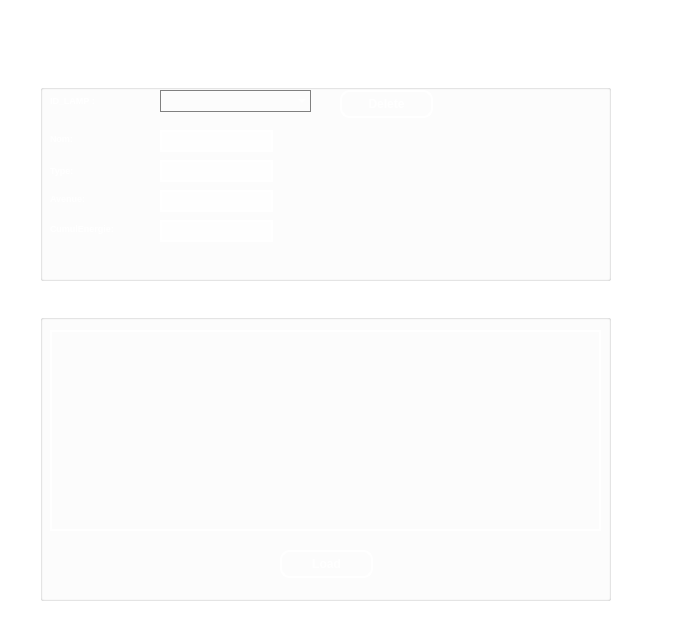
<?xml version="1.0" encoding="UTF-8"?>
<ui version="4.0">
 <class>Consommation_Dialog</class>
 <widget class="QDialog" name="Consommation_Dialog">
  <property name="geometry">
   <rect>
    <x>0</x>
    <y>0</y>
    <width>687</width>
    <height>635</height>
   </rect>
  </property>
  <property name="windowTitle">
   <string>Consommation</string>
  </property>
  <property name="windowIcon">
   <iconset>
    <normaloff>logo1.png</normaloff>logo1.png</iconset>
  </property>
  <property name="styleSheet">
   <string notr="true">QDialog {
    background-image: url(./user.png);
    background-repeat: no-repeat;
    background-position: center;
    background-color: transparent;
}
</string>
  </property>
  <widget class="QGroupBox" name="groupBox">
   <property name="geometry">
    <rect>
     <x>40</x>
     <y>70</y>
     <width>571</width>
     <height>211</height>
    </rect>
   </property>
   <property name="styleSheet">
    <string notr="true">QGroupBox{

color:white;
font-weight: bold;
}
QLabel{color:white;}</string>
   </property>
   <property name="title">
    <string>Caracteristique Lampes</string>
   </property>
   <widget class="QLabel" name="label_3">
    <property name="geometry">
     <rect>
      <x>10</x>
      <y>60</y>
      <width>81</width>
      <height>16</height>
     </rect>
    </property>
    <property name="palette">
     <palette>
      <active>
       <colorrole role="WindowText">
        <brush brushstyle="SolidPattern">
         <color alpha="255">
          <red>255</red>
          <green>255</green>
          <blue>255</blue>
         </color>
        </brush>
       </colorrole>
       <colorrole role="Text">
        <brush brushstyle="SolidPattern">
         <color alpha="255">
          <red>255</red>
          <green>255</green>
          <blue>255</blue>
         </color>
        </brush>
       </colorrole>
       <colorrole role="ButtonText">
        <brush brushstyle="SolidPattern">
         <color alpha="255">
          <red>255</red>
          <green>255</green>
          <blue>255</blue>
         </color>
        </brush>
       </colorrole>
      </active>
      <inactive>
       <colorrole role="WindowText">
        <brush brushstyle="SolidPattern">
         <color alpha="255">
          <red>255</red>
          <green>255</green>
          <blue>255</blue>
         </color>
        </brush>
       </colorrole>
       <colorrole role="Text">
        <brush brushstyle="SolidPattern">
         <color alpha="255">
          <red>255</red>
          <green>255</green>
          <blue>255</blue>
         </color>
        </brush>
       </colorrole>
       <colorrole role="ButtonText">
        <brush brushstyle="SolidPattern">
         <color alpha="255">
          <red>255</red>
          <green>255</green>
          <blue>255</blue>
         </color>
        </brush>
       </colorrole>
      </inactive>
      <disabled>
       <colorrole role="WindowText">
        <brush brushstyle="SolidPattern">
         <color alpha="255">
          <red>255</red>
          <green>255</green>
          <blue>255</blue>
         </color>
        </brush>
       </colorrole>
       <colorrole role="Text">
        <brush brushstyle="SolidPattern">
         <color alpha="255">
          <red>255</red>
          <green>255</green>
          <blue>255</blue>
         </color>
        </brush>
       </colorrole>
       <colorrole role="ButtonText">
        <brush brushstyle="SolidPattern">
         <color alpha="255">
          <red>255</red>
          <green>255</green>
          <blue>255</blue>
         </color>
        </brush>
       </colorrole>
      </disabled>
     </palette>
    </property>
    <property name="font">
     <font>
      <pointsize>7</pointsize>
      <weight>75</weight>
      <bold>true</bold>
     </font>
    </property>
    <property name="text">
     <string>Nom:</string>
    </property>
   </widget>
   <widget class="QLabel" name="label_2">
    <property name="geometry">
     <rect>
      <x>10</x>
      <y>90</y>
      <width>61</width>
      <height>20</height>
     </rect>
    </property>
    <property name="palette">
     <palette>
      <active>
       <colorrole role="WindowText">
        <brush brushstyle="SolidPattern">
         <color alpha="255">
          <red>255</red>
          <green>255</green>
          <blue>255</blue>
         </color>
        </brush>
       </colorrole>
       <colorrole role="Text">
        <brush brushstyle="SolidPattern">
         <color alpha="255">
          <red>255</red>
          <green>255</green>
          <blue>255</blue>
         </color>
        </brush>
       </colorrole>
       <colorrole role="ButtonText">
        <brush brushstyle="SolidPattern">
         <color alpha="255">
          <red>255</red>
          <green>255</green>
          <blue>255</blue>
         </color>
        </brush>
       </colorrole>
      </active>
      <inactive>
       <colorrole role="WindowText">
        <brush brushstyle="SolidPattern">
         <color alpha="255">
          <red>255</red>
          <green>255</green>
          <blue>255</blue>
         </color>
        </brush>
       </colorrole>
       <colorrole role="Text">
        <brush brushstyle="SolidPattern">
         <color alpha="255">
          <red>255</red>
          <green>255</green>
          <blue>255</blue>
         </color>
        </brush>
       </colorrole>
       <colorrole role="ButtonText">
        <brush brushstyle="SolidPattern">
         <color alpha="255">
          <red>255</red>
          <green>255</green>
          <blue>255</blue>
         </color>
        </brush>
       </colorrole>
      </inactive>
      <disabled>
       <colorrole role="WindowText">
        <brush brushstyle="SolidPattern">
         <color alpha="255">
          <red>255</red>
          <green>255</green>
          <blue>255</blue>
         </color>
        </brush>
       </colorrole>
       <colorrole role="Text">
        <brush brushstyle="SolidPattern">
         <color alpha="255">
          <red>255</red>
          <green>255</green>
          <blue>255</blue>
         </color>
        </brush>
       </colorrole>
       <colorrole role="ButtonText">
        <brush brushstyle="SolidPattern">
         <color alpha="255">
          <red>255</red>
          <green>255</green>
          <blue>255</blue>
         </color>
        </brush>
       </colorrole>
      </disabled>
     </palette>
    </property>
    <property name="font">
     <font>
      <pointsize>7</pointsize>
      <weight>75</weight>
      <bold>true</bold>
     </font>
    </property>
    <property name="text">
     <string>Type:</string>
    </property>
   </widget>
   <widget class="QLabel" name="label_5">
    <property name="geometry">
     <rect>
      <x>10</x>
      <y>120</y>
      <width>53</width>
      <height>16</height>
     </rect>
    </property>
    <property name="palette">
     <palette>
      <active>
       <colorrole role="WindowText">
        <brush brushstyle="SolidPattern">
         <color alpha="255">
          <red>255</red>
          <green>255</green>
          <blue>255</blue>
         </color>
        </brush>
       </colorrole>
       <colorrole role="Text">
        <brush brushstyle="SolidPattern">
         <color alpha="255">
          <red>255</red>
          <green>255</green>
          <blue>255</blue>
         </color>
        </brush>
       </colorrole>
       <colorrole role="ButtonText">
        <brush brushstyle="SolidPattern">
         <color alpha="255">
          <red>255</red>
          <green>255</green>
          <blue>255</blue>
         </color>
        </brush>
       </colorrole>
      </active>
      <inactive>
       <colorrole role="WindowText">
        <brush brushstyle="SolidPattern">
         <color alpha="255">
          <red>255</red>
          <green>255</green>
          <blue>255</blue>
         </color>
        </brush>
       </colorrole>
       <colorrole role="Text">
        <brush brushstyle="SolidPattern">
         <color alpha="255">
          <red>255</red>
          <green>255</green>
          <blue>255</blue>
         </color>
        </brush>
       </colorrole>
       <colorrole role="ButtonText">
        <brush brushstyle="SolidPattern">
         <color alpha="255">
          <red>255</red>
          <green>255</green>
          <blue>255</blue>
         </color>
        </brush>
       </colorrole>
      </inactive>
      <disabled>
       <colorrole role="WindowText">
        <brush brushstyle="SolidPattern">
         <color alpha="255">
          <red>255</red>
          <green>255</green>
          <blue>255</blue>
         </color>
        </brush>
       </colorrole>
       <colorrole role="Text">
        <brush brushstyle="SolidPattern">
         <color alpha="255">
          <red>255</red>
          <green>255</green>
          <blue>255</blue>
         </color>
        </brush>
       </colorrole>
       <colorrole role="ButtonText">
        <brush brushstyle="SolidPattern">
         <color alpha="255">
          <red>255</red>
          <green>255</green>
          <blue>255</blue>
         </color>
        </brush>
       </colorrole>
      </disabled>
     </palette>
    </property>
    <property name="font">
     <font>
      <pointsize>7</pointsize>
      <weight>75</weight>
      <bold>true</bold>
     </font>
    </property>
    <property name="text">
     <string>Avenue:</string>
    </property>
   </widget>
   <widget class="QLabel" name="label_6">
    <property name="geometry">
     <rect>
      <x>10</x>
      <y>150</y>
      <width>91</width>
      <height>16</height>
     </rect>
    </property>
    <property name="palette">
     <palette>
      <active>
       <colorrole role="WindowText">
        <brush brushstyle="SolidPattern">
         <color alpha="255">
          <red>255</red>
          <green>255</green>
          <blue>255</blue>
         </color>
        </brush>
       </colorrole>
       <colorrole role="Text">
        <brush brushstyle="SolidPattern">
         <color alpha="255">
          <red>255</red>
          <green>255</green>
          <blue>255</blue>
         </color>
        </brush>
       </colorrole>
       <colorrole role="ButtonText">
        <brush brushstyle="SolidPattern">
         <color alpha="255">
          <red>255</red>
          <green>255</green>
          <blue>255</blue>
         </color>
        </brush>
       </colorrole>
      </active>
      <inactive>
       <colorrole role="WindowText">
        <brush brushstyle="SolidPattern">
         <color alpha="255">
          <red>255</red>
          <green>255</green>
          <blue>255</blue>
         </color>
        </brush>
       </colorrole>
       <colorrole role="Text">
        <brush brushstyle="SolidPattern">
         <color alpha="255">
          <red>255</red>
          <green>255</green>
          <blue>255</blue>
         </color>
        </brush>
       </colorrole>
       <colorrole role="ButtonText">
        <brush brushstyle="SolidPattern">
         <color alpha="255">
          <red>255</red>
          <green>255</green>
          <blue>255</blue>
         </color>
        </brush>
       </colorrole>
      </inactive>
      <disabled>
       <colorrole role="WindowText">
        <brush brushstyle="SolidPattern">
         <color alpha="255">
          <red>255</red>
          <green>255</green>
          <blue>255</blue>
         </color>
        </brush>
       </colorrole>
       <colorrole role="Text">
        <brush brushstyle="SolidPattern">
         <color alpha="255">
          <red>255</red>
          <green>255</green>
          <blue>255</blue>
         </color>
        </brush>
       </colorrole>
       <colorrole role="ButtonText">
        <brush brushstyle="SolidPattern">
         <color alpha="255">
          <red>255</red>
          <green>255</green>
          <blue>255</blue>
         </color>
        </brush>
       </colorrole>
      </disabled>
     </palette>
    </property>
    <property name="font">
     <font>
      <pointsize>7</pointsize>
      <weight>75</weight>
      <bold>true</bold>
     </font>
    </property>
    <property name="text">
     <string>CumulEnergie:</string>
    </property>
   </widget>
   <widget class="QLineEdit" name="lineEdit_nom">
    <property name="enabled">
     <bool>false</bool>
    </property>
    <property name="geometry">
     <rect>
      <x>120</x>
      <y>60</y>
      <width>113</width>
      <height>22</height>
     </rect>
    </property>
    <property name="styleSheet">
     <string notr="true">QLineEdit { background-color:  rgba(255, 255, 255, 0.8); border: 1px solid gray; }
QLineEdit { border: 2px solid white; border-style: outset; }
QLineEdit { font-weight: bold; color: Gray; }</string>
    </property>
   </widget>
   <widget class="QLineEdit" name="lineEdit_type">
    <property name="enabled">
     <bool>false</bool>
    </property>
    <property name="geometry">
     <rect>
      <x>120</x>
      <y>90</y>
      <width>113</width>
      <height>22</height>
     </rect>
    </property>
    <property name="styleSheet">
     <string notr="true">QLineEdit { background-color: rgba(255, 255, 255, 0.8); border: 1px solid gray; }
QLineEdit { border: 2px solid white; border-style: outset; }
QLineEdit { font-weight: bold; color:Gray; }</string>
    </property>
   </widget>
   <widget class="QLineEdit" name="lineEdit_av">
    <property name="enabled">
     <bool>false</bool>
    </property>
    <property name="geometry">
     <rect>
      <x>120</x>
      <y>120</y>
      <width>113</width>
      <height>22</height>
     </rect>
    </property>
    <property name="styleSheet">
     <string notr="true">QLineEdit { background-color: rgba(255, 255, 255, 0.8); border: 1px solid gray; }
QLineEdit { border: 2px solid white; border-style: outset; }
QLineEdit { font-weight: bold; color: Gray; }</string>
    </property>
   </widget>
   <widget class="QLineEdit" name="lineEdit_cume">
    <property name="enabled">
     <bool>false</bool>
    </property>
    <property name="geometry">
     <rect>
      <x>120</x>
      <y>150</y>
      <width>113</width>
      <height>22</height>
     </rect>
    </property>
    <property name="styleSheet">
     <string notr="true">QLineEdit { background-color: rgba(255, 255, 255, 0.8); border: 1px solid gray; }
QLineEdit { border: 2px solid white; border-style: outset; }
QLineEdit { font-weight: bold; color: Gray; }</string>
    </property>
   </widget>
   <widget class="QComboBox" name="comboBox">
    <property name="geometry">
     <rect>
      <x>120</x>
      <y>20</y>
      <width>151</width>
      <height>22</height>
     </rect>
    </property>
    <property name="styleSheet">
     <string notr="true">QComboBox {
    background-color: transparent;
    border: 1px solid gray;
    color:white;
}



QComboBox QAbstractItemView {
    background-color: rgba(255, 255, 255, 0.1);
    selection-background-color: rgba(255, 255, 255, 0.1);
    color:white;
}
</string>
    </property>
   </widget>
   <widget class="QLabel" name="label">
    <property name="geometry">
     <rect>
      <x>10</x>
      <y>20</y>
      <width>111</width>
      <height>21</height>
     </rect>
    </property>
    <property name="palette">
     <palette>
      <active>
       <colorrole role="WindowText">
        <brush brushstyle="SolidPattern">
         <color alpha="255">
          <red>255</red>
          <green>255</green>
          <blue>255</blue>
         </color>
        </brush>
       </colorrole>
       <colorrole role="Text">
        <brush brushstyle="SolidPattern">
         <color alpha="255">
          <red>255</red>
          <green>255</green>
          <blue>255</blue>
         </color>
        </brush>
       </colorrole>
       <colorrole role="ButtonText">
        <brush brushstyle="SolidPattern">
         <color alpha="255">
          <red>255</red>
          <green>255</green>
          <blue>255</blue>
         </color>
        </brush>
       </colorrole>
      </active>
      <inactive>
       <colorrole role="WindowText">
        <brush brushstyle="SolidPattern">
         <color alpha="255">
          <red>255</red>
          <green>255</green>
          <blue>255</blue>
         </color>
        </brush>
       </colorrole>
       <colorrole role="Text">
        <brush brushstyle="SolidPattern">
         <color alpha="255">
          <red>255</red>
          <green>255</green>
          <blue>255</blue>
         </color>
        </brush>
       </colorrole>
       <colorrole role="ButtonText">
        <brush brushstyle="SolidPattern">
         <color alpha="255">
          <red>255</red>
          <green>255</green>
          <blue>255</blue>
         </color>
        </brush>
       </colorrole>
      </inactive>
      <disabled>
       <colorrole role="WindowText">
        <brush brushstyle="SolidPattern">
         <color alpha="255">
          <red>255</red>
          <green>255</green>
          <blue>255</blue>
         </color>
        </brush>
       </colorrole>
       <colorrole role="Text">
        <brush brushstyle="SolidPattern">
         <color alpha="255">
          <red>255</red>
          <green>255</green>
          <blue>255</blue>
         </color>
        </brush>
       </colorrole>
       <colorrole role="ButtonText">
        <brush brushstyle="SolidPattern">
         <color alpha="255">
          <red>255</red>
          <green>255</green>
          <blue>255</blue>
         </color>
        </brush>
       </colorrole>
      </disabled>
     </palette>
    </property>
    <property name="font">
     <font>
      <pointsize>7</pointsize>
      <weight>75</weight>
      <bold>true</bold>
     </font>
    </property>
    <property name="text">
     <string>ID_LAMP :</string>
    </property>
   </widget>
   <widget class="QPushButton" name="pushButton_2">
    <property name="geometry">
     <rect>
      <x>300</x>
      <y>20</y>
      <width>93</width>
      <height>28</height>
     </rect>
    </property>
    <property name="styleSheet">
     <string notr="true">QPushButton { background-color: rgba(0, 0, 0, 0);
color:white;
 }
QPushButton { border: 2px solid white; border-radius: 5px; font-size: 12px; }
QPushButton { border: 2px solid white; border-radius: 10px; background-color: transparent; padding: 5px;
font-weight: bold; }
QPushButton:hover { border: 2px solid white; background-color: rgba(220, 220, 220, 0.5); }
button:enabled {
  color: white;
font-weight: bold;
}</string>
    </property>
    <property name="text">
     <string>Delete</string>
    </property>
   </widget>
  </widget>
  <widget class="QGroupBox" name="groupBox_2">
   <property name="geometry">
    <rect>
     <x>40</x>
     <y>300</y>
     <width>571</width>
     <height>301</height>
    </rect>
   </property>
   <property name="styleSheet">
    <string notr="true">QGroupBox{

color:white;
font-weight: bold;
}</string>
   </property>
   <property name="title">
    <string>Table Consommation</string>
   </property>
   <widget class="QTableView" name="table_lampes">
    <property name="geometry">
     <rect>
      <x>10</x>
      <y>30</y>
      <width>551</width>
      <height>201</height>
     </rect>
    </property>
    <property name="styleSheet">
     <string notr="true">QTableView { background-color: rgba(255, 255, 255, 0); border: 1px solid gray; }
QTableView  { border: 2px solid white; border-style: outset; }
QTableView  { font-weight: bold; color: white; }
QTableView QHeaderView::section {
    background-color: transparent;
    border: 0;
    border-bottom: 1px solid white;
}
QTableView {
  gridline-color: white;
}
</string>
    </property>
   </widget>
   <widget class="QPushButton" name="pushButton">
    <property name="geometry">
     <rect>
      <x>240</x>
      <y>250</y>
      <width>93</width>
      <height>28</height>
     </rect>
    </property>
    <property name="styleSheet">
     <string notr="true">QPushButton { background-color: rgba(0, 0, 0, 0);
color:white;
 }
QPushButton { border: 2px solid white; border-radius: 5px; font-size: 12px; }
QPushButton { border: 2px solid white; border-radius: 10px; background-color: transparent; padding: 5px;
font-weight: bold; }
QPushButton:hover { border: 2px solid white; background-color: rgba(220, 220, 220, 0.5); }
button:enabled {
font-weight: bold;
}</string>
    </property>
    <property name="text">
     <string>Load</string>
    </property>
   </widget>
  </widget>
  <widget class="QLabel" name="label_4">
   <property name="geometry">
    <rect>
     <x>240</x>
     <y>30</y>
     <width>181</width>
     <height>31</height>
    </rect>
   </property>
   <property name="palette">
    <palette>
     <active>
      <colorrole role="WindowText">
       <brush brushstyle="SolidPattern">
        <color alpha="255">
         <red>255</red>
         <green>255</green>
         <blue>255</blue>
        </color>
       </brush>
      </colorrole>
     </active>
     <inactive>
      <colorrole role="WindowText">
       <brush brushstyle="SolidPattern">
        <color alpha="255">
         <red>255</red>
         <green>255</green>
         <blue>255</blue>
        </color>
       </brush>
      </colorrole>
     </inactive>
     <disabled>
      <colorrole role="WindowText">
       <brush brushstyle="SolidPattern">
        <color alpha="255">
         <red>120</red>
         <green>120</green>
         <blue>120</blue>
        </color>
       </brush>
      </colorrole>
     </disabled>
    </palette>
   </property>
   <property name="font">
    <font>
     <pointsize>12</pointsize>
     <weight>75</weight>
     <bold>true</bold>
     <underline>true</underline>
    </font>
   </property>
   <property name="text">
    <string>Consommation</string>
   </property>
  </widget>
 </widget>
 <resources/>
 <connections/>
</ui>
